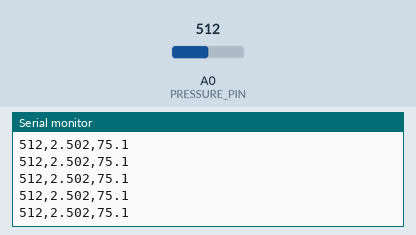
Recording of a sketch running on a simulated Arduino Uno, built with avr-gcc and run on an emulated ATmega328P. On the bench: the last lines printed to the serial monitor. Inputs (shaded band) come from the test bench; at power-on: A0 (PRESSURE_PIN) = 512.

Above: at 1.2 s.
1.3 s: A0 (PRESSURE_PIN) set to 716
At 1.56 s:
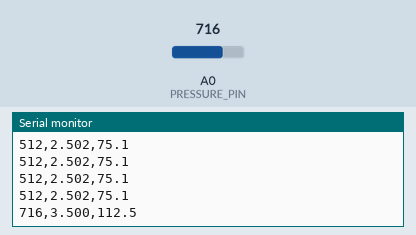
2.8 s: A0 (PRESSURE_PIN) set to 900
At 2.97 s:
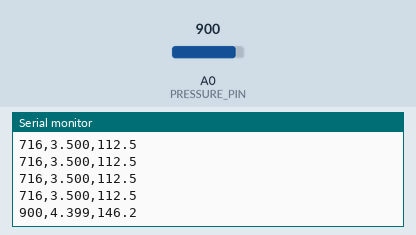
Timing chart, 0 to 5.8 s (numbered marks = the images above; inputs shaded):
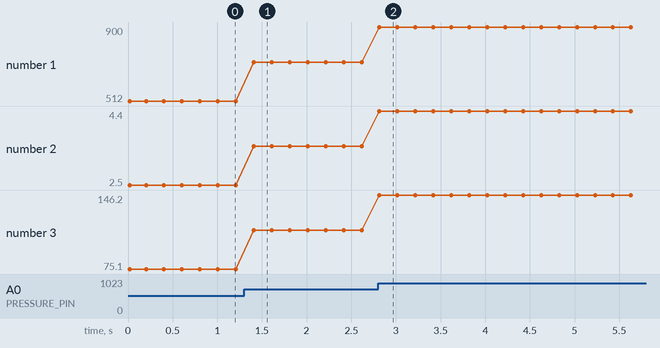

The sketch:

test_pressure_transducer.ino
```cpp
const int PRESSURE_PIN = A0;
const float PSI_MAX = 150.0;

void setup() {
  Serial.begin(9600);
  Serial.println("counts,volts,psi");
}

void loop() {
  int counts = analogRead(PRESSURE_PIN);
  float volts = counts * (5.0 / 1023.0);
  float psi = (volts - 0.5) * (PSI_MAX / 4.0);
  Serial.print(counts);
  Serial.print(",");
  Serial.print(volts, 3);
  Serial.print(",");
  Serial.println(psi, 1);
  delay(200);
}
```

Measured:
- after the input at 1.3 s, the serial monitor: prints a new line after 0.11 s (image 1)
- after the input at 2.8 s, the serial monitor: prints a new line at once (image 2)
- plotted number 1: 512 → 716 after the input at 1.3 s, 716 → 900 after the input at 2.8 s
- plotted number 2: 2.5 → 3.5 after the input at 1.3 s, 3.5 → 4.4 after the input at 2.8 s
- plotted number 3: 75.1 → 112.5 after the input at 1.3 s, 112.5 → 146.2 after the input at 2.8 s
